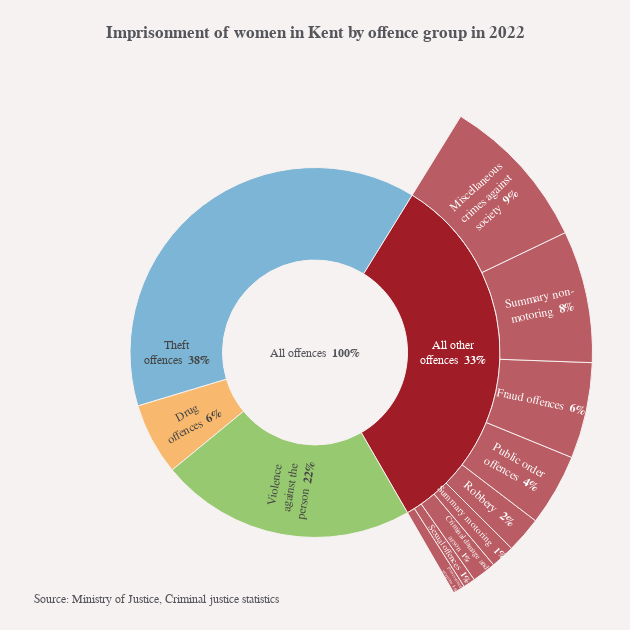

Here is the notebook cell this chart was saved with:
### Code cell
kent.outputChart()

### Figure 1 — Plotly figure (JSON) as saved in the notebook; plotly's stock layout.template omitted (floating-point values rounded to 4 significant figures)
{"data": [{"branchvalues": "total", "domain": {"column": 0, "row": 0}, "hoverinfo": "label+percent parent", "hovertemplate": "<b>%{label}</b><br>%{percentParent: .0%} of %{parent}<extra></extra>", "insidetextorientation": "radial", "labels": ["Possession of<br>weapons", "Sexual offences", "Criminal damage and<br>arson", "Summary motoring", "Robbery", "Public order<br>offences", "Fraud offences", "Summary non-<br>motoring", "Miscellaneous<br>crimes against<br>society", "All other<br>offences", "Theft<br>offences", "Drug<br>offences", "Violence<br>against the<br>person"], "parents": ["All other<br>offences", "All other<br>offences", "All other<br>offences", "All other<br>offences", "All other<br>offences", "All other<br>offences", "All other<br>offences", "All other<br>offences", "All other<br>offences", "All offences", "All offences", "All offences", "All offences"], "rotation": -60, "sort": false, "texttemplate": "%{label} <b>%{percentRoot: .0%}</b>", "type": "sunburst", "values": [0.007, 0.007, 0.014, 0.014, 0.021, 0.042, 0.056, 0.077, 0.091, 0.329, 0.385, 0.063, 0.224]}], "layout": {"annotations": [{"font": {"size": 12}, "showarrow": false, "text": "Source: Ministry of Justice, Criminal justice statistics", "x": 0.05, "xanchor": "left", "xref": "paper", "y": 0.07, "yanchor": "top", "yref": "paper"}], "height": 630, "margin": {"b": 0, "l": 0, "r": 0, "t": 75}, "title": {"text": "<b>Imprisonment of women in Kent by offence group in 2022</b>", "y": 0.94, "yanchor": "bottom"}, "width": 630}}
